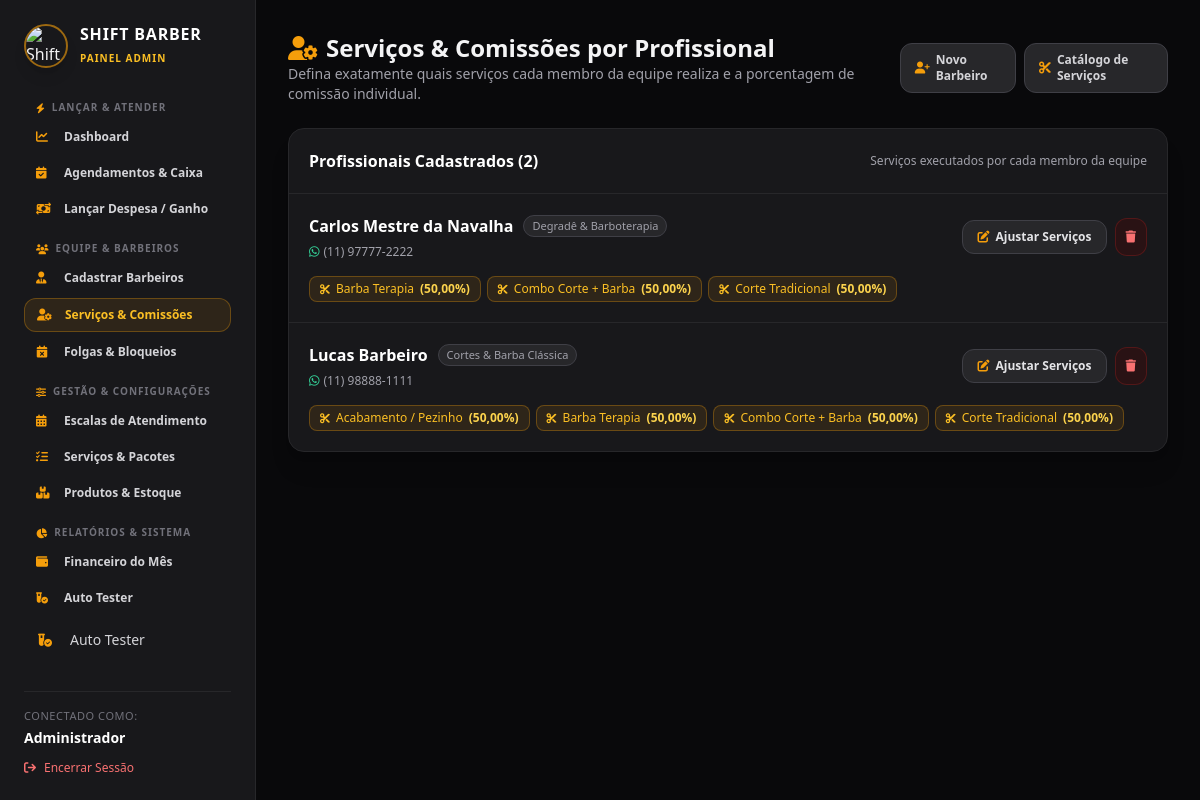
/admin/equipe_servicos.php (signed in), run on the app's committed database.
### tables this page shows
CREATE TABLE IF NOT EXISTS profissionais (
    id INT AUTO_INCREMENT PRIMARY KEY,
    nome VARCHAR(100) NOT NULL,
    especialidade VARCHAR(100) DEFAULT 'Barbeiro',
    telefone VARCHAR(20) NULL,
    status ENUM('ativo', 'inativo') DEFAULT 'ativo',
    criado_em TIMESTAMP DEFAULT CURRENT_TIMESTAMP
);

CREATE TABLE IF NOT EXISTS servicos (
    id INT AUTO_INCREMENT PRIMARY KEY,
    nome VARCHAR(100) NOT NULL,
    descricao TEXT,
    preco DECIMAL(10,2) NOT NULL,
    duracao_minutos INT NOT NULL DEFAULT 30,
    comissao_percentual DECIMAL(5,2) NOT NULL DEFAULT 50.00,
    status ENUM('ativo', 'inativo') DEFAULT 'ativo',
    criado_em TIMESTAMP DEFAULT CURRENT_TIMESTAMP
);

### admin/equipe_servicos.php (the view, shortened to what this page needs)
<?php
require_once '../config/database.php';
$profissionais = $pdo->query("SELECT * FROM profissionais ORDER BY nome ASC")->fetchAll();
$servicos = $pdo->query("SELECT * FROM servicos WHERE status = 'ativo' ORDER BY nome ASC")->fetchAll();
$stmtVinculos = $pdo->query("SELECT * FROM profissional_servicos");
$mapaServicosProf = [];
$mapaComissoesProf = [];
while ($row = $stmtVinculos->fetch()) {
    $mapaServicosProf[$row['profissional_id']][] = (int)$row['servico_id'];
    $mapaComissoesProf[$row['profissional_id']][$row['servico_id']] = (float)$row['comissao_percentual'];
}
require_once 'header.php';
?>
<div class="max-w-6xl mx-auto space-y-6">
    <div class="flex flex-col sm:flex-row sm:items-center justify-between gap-4">
        <div>
            <h2 class="text-2xl font-bold flex items-center gap-2">
                <i class="fa-solid fa-user-gear text-amber-500"></i> Serviços & Comissões por Profissional
            </h2>
            <p class="text-zinc-400 text-sm">Defina exatamente quais serviços cada membro da equipe realiza e a porcentagem de comissão individual.</p>
        </div>
        <div class="flex gap-2">
            <a href="profissionais.php" class="bg-zinc-800 hover:bg-zinc-700 text-zinc-300 font-bold px-3.5 py-2 rounded-xl text-xs transition border border-zinc-700 inline-flex items-center gap-1.5">
                <i class="fa-solid fa-user-plus text-amber-500"></i> Novo Barbeiro
            </a>
            <a href="servicos.php" class="bg-zinc-800 hover:bg-zinc-700 text-zinc-300 font-bold px-3.5 py-2 rounded-xl text-xs transition border border-zinc-700 inline-flex items-center gap-1.5">
                <i class="fa-solid fa-scissors text-amber-500"></i> Catálogo de Serviços
            </a>
        </div>
    </div>
    <div class="bg-zinc-900 border border-zinc-800 rounded-2xl overflow-hidden shadow-xl">
        <div class="p-4 sm:p-5 border-b border-zinc-800 flex justify-between items-center">
            <h3 class="font-bold text-white text-base">Profissionais Cadastrados (<?= count($profissionais) ?>)</h3>
            <span class="text-xs text-zinc-400">Serviços executados por cada membro da equipe</span>
        </div>
        <div class="divide-y divide-zinc-800">
            <?php foreach ($profissionais as $prof):
                $meusServIds = $mapaServicosProf[$prof['id']] ?? [];
            ?>
                <div class="p-4 sm:p-5 hover:bg-zinc-800/20 transition space-y-3">
                    <div class="flex flex-col md:flex-row md:items-center justify-between gap-4">
                        <div class="space-y-1.5">
                            <div class="flex items-center gap-2.5">
                                <span class="font-bold text-white text-base"><?= htmlspecialchars($prof['nome']) ?></span>
                                <span class="text-[11px] bg-zinc-800 text-zinc-400 px-2 py-0.5 rounded-full border border-zinc-700">
                                    <?= htmlspecialchars($prof['especialidade'] ?: 'Barbeiro') ?>
                                </span>
                            </div>
                            <div class="text-xs text-zinc-400 flex items-center gap-2">
                                <span><i class="fa-brands fa-whatsapp text-emerald-400 mr-1"></i><?= htmlspecialchars($prof['telefone'] ?: 'Não informado') ?></span>
                            </div>
                        </div>
                        <div class="flex items-center gap-2 shrink-0">
                            <button type="button" onclick="document.getElementById('modal-prof-<?= $prof['id'] ?>').classList.toggle('hidden')"
                                    class="text-xs bg-zinc-800 hover:bg-zinc-700 text-zinc-200 border border-zinc-700 px-3.5 py-2 rounded-xl transition flex items-center gap-1.5 font-semibold">
                                <i class="fa-solid fa-pen-to-square text-amber-500"></i> Ajustar Serviços
                            </button>
                            <a href="equipe_servicos.php?excluir_prof=<?= $prof['id'] ?>" onclick="return confirm('Deseja excluir este profissional da equipe?');"
                               class="text-xs text-red-400 hover:text-red-300 bg-red-950/40 border border-red-900/50 p-2.5 rounded-xl transition" title="Excluir">
                                <i class="fa-solid fa-trash"></i>
                            </a>
                        </div>
                    </div>
                    <div class="flex flex-wrap gap-1.5 pt-1">
                        <?php if (empty($meusServIds)): ?>
                            <span class="text-xs text-zinc-500 italic bg-zinc-950 px-2.5 py-1 rounded-lg border border-zinc-800">
                                Nenhum serviço vinculado a este profissional. Clique em 'Ajustar Serviços' para vincular.
                            </span>
                        <?php else: ?>
                            <?php foreach ($servicos as $s):
                                if (in_array($s['id'], $meusServIds)):
                                    $comissaoItem = $mapaComissoesProf[$prof['id']][$s['id']] ?? ($s['comissao_percentual'] ?? 50.00);
                            ?>
                                <span class="inline-flex items-center gap-1.5 bg-amber-500/10 text-amber-400 border border-amber-500/30 px-2.5 py-1 rounded-lg text-xs font-medium">
                                    <i class="fa-solid fa-scissors text-[10px]"></i>
                                    <span><?= htmlspecialchars($s['nome']) ?></span>
                                    <strong class="text-amber-300 font-bold">(<?= number_format($comissaoItem, 2, ',', '.') ?>%)</strong>
                                </span>
                            <?php
                                endif;
                            endforeach; ?>
                        <?php endif; ?>
                    </div>
                </div>
            <?php endforeach; ?>
        </div>
    </div>
</div>
</main>
</body>
</html>

### data on the page
profissionais: nome "Carlos Mestre da Navalha", especialidade "Degradê & Barboterapia", telefone "(11) 97777-2222", id "50,00"
servicos: nome "Barba Terapia"
servicos: nome "Combo Corte + Barba"
servicos: nome "Corte Tradicional"
profissionais: nome "Lucas Barbeiro", especialidade "Cortes & Barba Clássica", telefone "(11) 98888-1111", id "50,00"
servicos: nome "Acabamento / Pezinho"

### other printed values
$_SESSION['usuario_nome'] "Administrador"
count($profissionais) "2"
